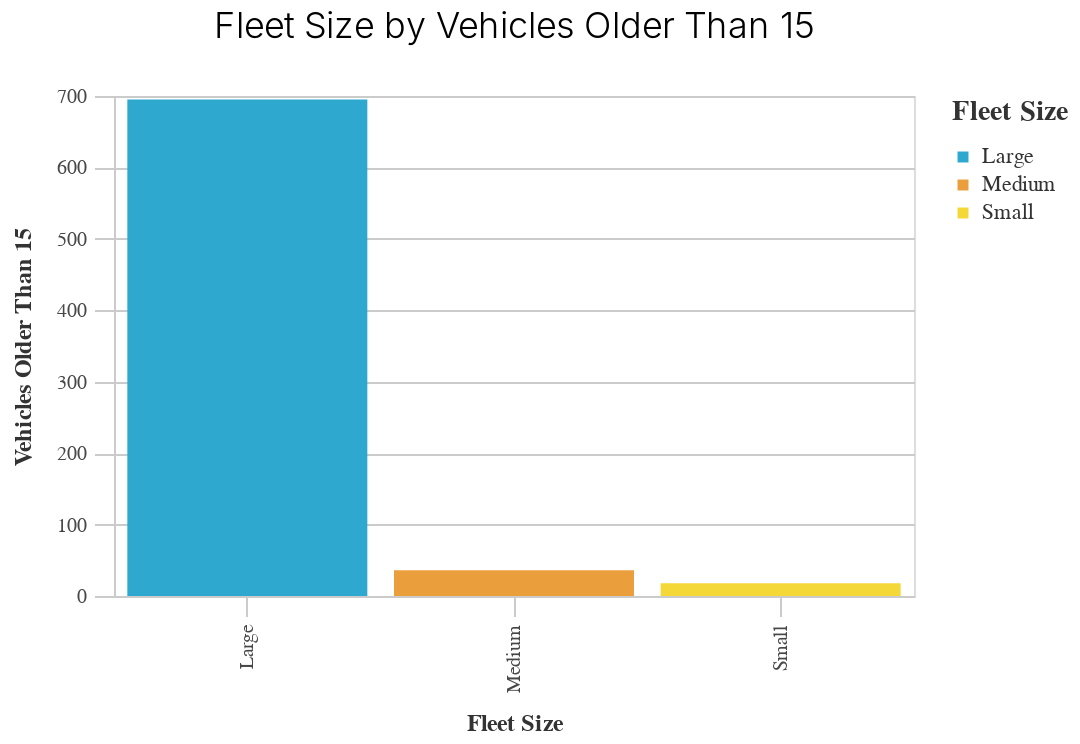

Notebook source saved alongside this figure:
### Markdown cell above
### Vehicles older than 15
![pic](./chart_outputs/bar_fleet_size_by_vehicles_older_than_15.png)

### Code cell
_utils.basic_bar_chart(fleet,'fleet_size','vehicles_older_than_15', 'fleet_size')

### Figure 1 — Vega-Lite specification as saved in the notebook (floating-point values rounded to 4 significant figures)
{"config": {"view": {"continuousWidth": 400, "continuousHeight": 300}, "axis": {"domainColor": "#cbcbcb", "grid": true, "gridColor": "#cbcbcb", "gridWidth": 1, "labelColor": "#474747", "labelFont": "Nunito Sans", "labelFontSize": 10, "labelPadding": 4, "tickColor": "#cbcbcb", "tickSize": 10, "titleColor": "#333", "titleFont": "Raleway", "titleFontSize": 12, "titlePadding": 10}, "axisBand": {"grid": false}, "background": "white", "font": "Raleway", "header": {"labelFont": "Nunito Sans", "titleFont": "Raleway"}, "legend": {"labelColor": "#333", "labelFont": "Nunito Sans", "labelFontSize": 11, "labelLimit": 0, "padding": 1, "symbolSize": 30, "symbolType": "square", "titleColor": "#333", "titleFont": "Raleway", "titleFontSize": 14, "titlePadding": 10}, "title": {"anchor": "middle", "font": "Raleway", "fontSize": 18, "fontWeight": 300, "offset": 20}}, "data": {"name": "data-e5c9e196326ee54efcdb1c54f067b50d"}, "mark": "bar", "encoding": {"color": {"field": "fleet_size", "legend": {"title": "Fleet Size"}, "scale": {"range": ["#2EA8CE", "#EB9F3C", "#F4D837", "#51BF9D", "#8CBCCB", "#9487C0"]}, "type": "nominal"}, "x": {"field": "fleet_size", "sort": "-y", "title": "Fleet Size", "type": "nominal"}, "y": {"field": "vehicles_older_than_15", "title": "Vehicles Older Than 15", "type": "quantitative"}}, "height": 250, "title": "Fleet Size by Vehicles Older Than 15", "width": 400, "$schema": "https://vega.github.io/schema/vega-lite/v4.17.0.json", "datasets": {"data-e5c9e196326ee54efcdb1c54f067b50d": [{"fleet_size": "Large", "vehicles_older_than_9": 1752.0, "vehicles_older_than_15": 695.0, "vehicles_0_to_9": 3899.0, "vehicles_percent_older_than_9": 85.97, "vehicles_percent_older_than_15": 92.79, "vehicles_percent_0_to_9": 78.64}, {"fleet_size": "Medium", "vehicles_older_than_9": 203.0, "vehicles_older_than_15": 36.0, "vehicles_0_to_9": 754.0, "vehicles_percent_older_than_9": 9.961, "vehicles_percent_older_than_15": 4.806, "vehicles_percent_0_to_9": 15.21}, {"fleet_size": "Small", "vehicles_older_than_9": 83.0, "vehicles_older_than_15": 18.0, "vehicles_0_to_9": 305.0, "vehicles_percent_older_than_9": 4.073, "vehicles_percent_older_than_15": 2.403, "vehicles_percent_0_to_9": 6.152}]}}
